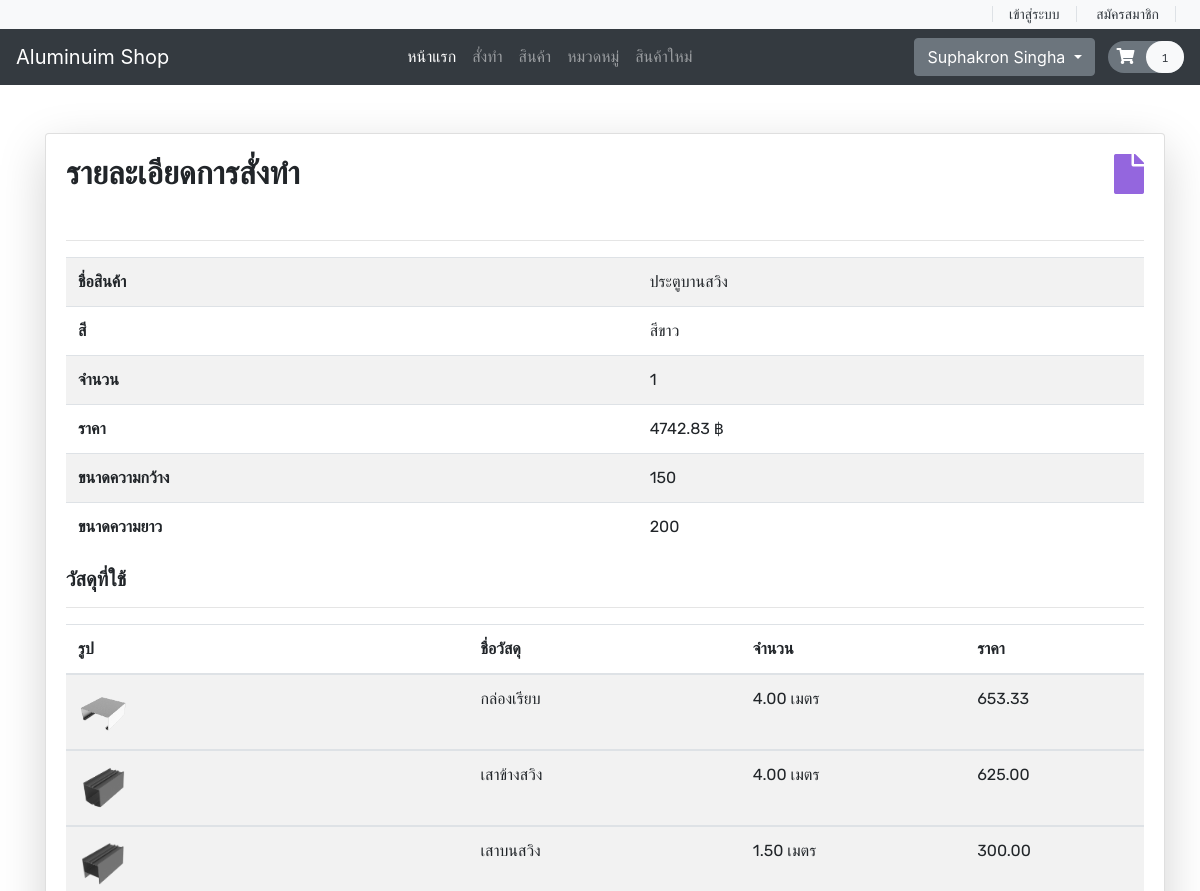
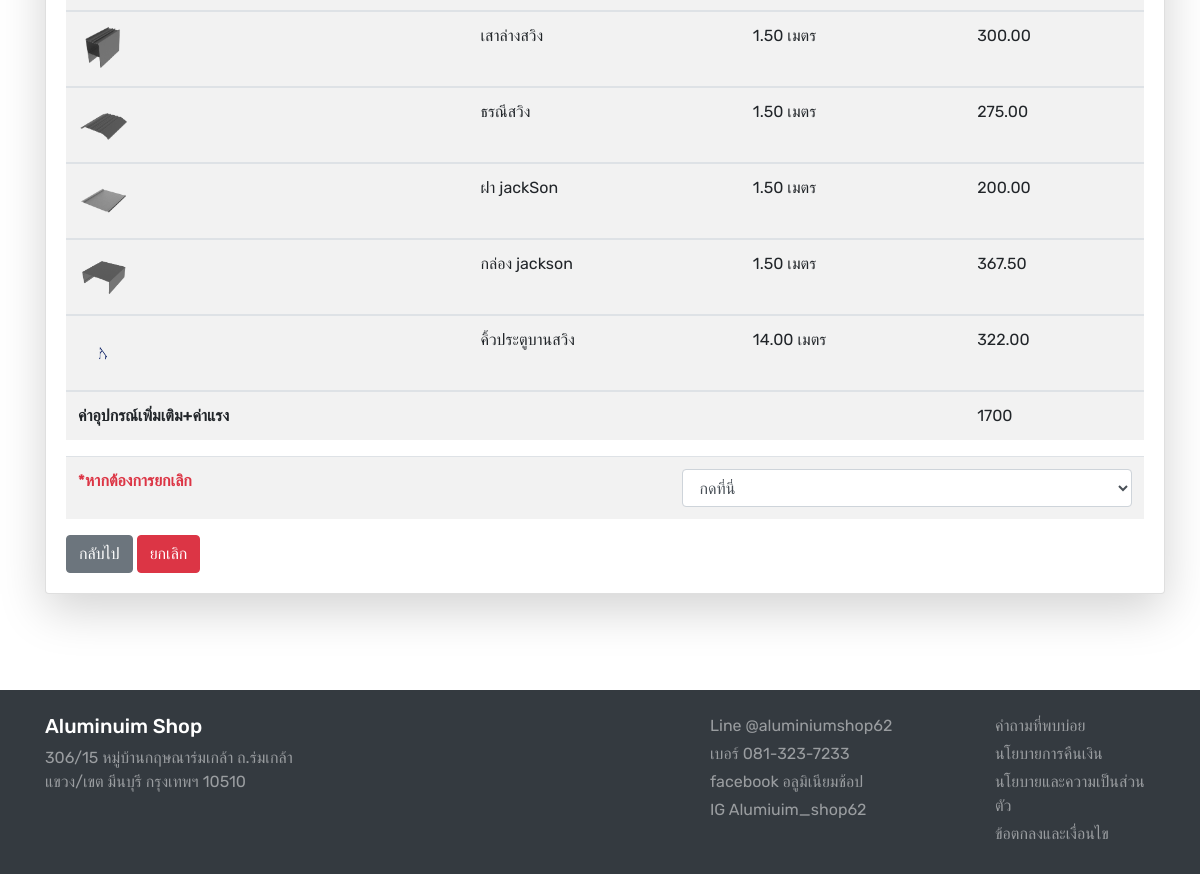
Page /usermadeOrderdetail.php?id=e77871b6-6c3b-462a-a314-e40fc54ec2af (signed in) on the committed database (2 pictures, top to bottom).
### tables this page shows
CREATE TABLE `made_orders` (
  `id` int(11) NOT NULL COMMENT 'รหัส',
  `made_id` varchar(255) NOT NULL COMMENT 'รหัสการสั้งทำ',
  `blue_id` int(11) NOT NULL COMMENT 'บลูปลิ้น',
  `user_id` int(11) NOT NULL COMMENT 'รหัสUser',
  `color` varchar(255) NOT NULL COMMENT 'สี',
  `made_price` double(10,2) NOT NULL COMMENT 'ราคา',
  `datetime` datetime NOT NULL DEFAULT current_timestamp() COMMENT 'เวลา',
  `width` varchar(255) NOT NULL COMMENT 'กว้าง',
  `height` varchar(255) NOT NULL COMMENT 'ยาว',
  `status` varchar(255) NOT NULL COMMENT 'สถานะ',
  `made_qty` int(11) NOT NULL COMMENT 'จำนวน'
);

CREATE TABLE `blueprint` (
  `id` int(11) NOT NULL,
  `blue_id` varchar(255) NOT NULL,
  `name` varchar(255) NOT NULL,
  `picture` varchar(255) NOT NULL,
  `b_status` varchar(255) NOT NULL
);

CREATE TABLE `made_order_details` (
  `id` int(11) NOT NULL,
  `made_id` varchar(255) NOT NULL,
  `blue_id` int(11) NOT NULL,
  `item_id` int(11) NOT NULL,
  `MD_price` double(10,2) NOT NULL,
  `MD_Qty` double(10,2) NOT NULL
);

CREATE TABLE `product` (
  `item_id` int(11) NOT NULL,
  `item_brand` int(11) NOT NULL,
  `item_name` varchar(255) NOT NULL,
  `item_price` double(10,2) NOT NULL,
  `item_image` varchar(255) NOT NULL,
  `item_register` datetime DEFAULT NULL,
  `item_qty` double(10,2) NOT NULL
);

### functions.php (called while the page is built, shortened)
<?php
require ('database/DBController.php');
require ('database/User.php');
$db = new DBController();
$userorder = new User($db);

### database/User.php (called while the page is built, shortened)
<?php
class User
{
    public $db = null;
    public function __construct(DBController $db)
    {
        $this->db = $db;
    }
    public function madeOrderUserhaed($made_id) {
        $result = mysqli_query($this->db->con,
        "SELECT made_orders.made_id, made_orders.blue_id, blueprint.name, made_orders.color, made_orders.made_qty,
        made_orders.made_price, made_orders.width, made_orders.height
        FROM made_orders
        INNER JOIN blueprint ON made_orders.blue_id = blueprint.blue_id
        WHERE made_orders.made_id  = '$made_id'");
        return $result;
    }
    public function madeOrderUserdetails($made_id) {
        $result = mysqli_query($this->db->con,
        "SELECT made_order_details.id, made_order_details.made_id, made_order_details.item_id, product.item_image, product.item_name, made_order_details.MD_price, made_order_details.MD_Qty, made_orders.status FROM made_order_details
        INNER JOIN made_orders ON made_order_details.made_id = made_orders.made_id
        INNER JOIN product ON made_order_details.item_id = product.item_id
        WHERE made_order_details.made_id = '$made_id'");
        return $result;
    }
}

### database/DBController.php (called while the page is built, shortened)
<?php
class DBController
{
    protected $host = 'localhost';
    protected $user = 'root';
    protected $password = '';
    protected $database = "project";
    public function __construct()
    {
        $this->con = mysqli_connect($this->host, $this->user, $this->password, $this->database);
    }
}

### usermadeOrderdetail.php (the view, shortened to what this page needs)
<?php
    if ($_SESSION['user_id'] == "") {
        $_SESSION['error'] = 'กรุณาเข้าสู่ระบบ!';
        header("location: login.php");
    } else {
?>
<?php
include ('header.php');
?>
<br>
<br>
<div class="container">
        <div class="row">
            <div class="col-md-3">
                <div class="card shadow-lg p-30 card-responsive" style="width: 70rem;">
                    <div class="card-body">
                        <div class="font-rubik ">
                            <div class="float-right">
                                <span><i class="fa fa-file" style="color:#9466de; font-size: 2.5em;"></i></span>
                                </div>
                                <h2><strong>รายละเอียดการสั่งทำ</strong></h2>
                                <br>
                                <hr>
                                <table class="table table-striped">
                                    <?php
                                        $made_id = $_GET['id'];
                                        $sql = $userorder->madeOrderUserhaed($made_id);
                                        while($row1 = mysqli_fetch_array($sql)) {
                                        $made_price = $row1['made_price'];
                                    ?>
                                    <tbody>
                                        <tr>
                                            <td><strong>ชื่อสินค้า</strong></td>
                                            <td><?php echo $row1['name']; ?></td>
                                        </tr>
                                        <tr>
                                            <td><strong>สี</strong></td>
                                            <td><?php echo $row1['color']; ?></td>
                                        </tr>
                                        <tr>
                                            <td><strong>จำนวน</strong></td>
                                            <td><?php echo $row1['made_qty']; ?></td>
                                        </tr>
                                        <tr>
                                            <td><strong>ราคา</strong></td>
                                            <td><?php echo $row1['made_price']; ?> ฿</td>
                                        </tr>
                                        <tr>
                                            <td><strong>ขนาดความกว้าง</strong></td>
                                            <td><?php echo $row1['width']; ?></td>
                                        </tr>
                                        <tr>
                                            <td><strong>ขนาดความยาว</strong></td>
                                            <td><?php echo $row1['height']; ?></td>
                                        </tr>
                                    </tbody>
                                    <?php
                                        }
                                    ?>
                                </table>
                                <h5><strong>วัสดุที่ใช้</strong></h5>
                                <table class="table table-striped">
                                    <thead>
                                        <th>รูป</th>
                                        <th>ชื่อวัสดุ</th>
                                        <th>จำนวน</th>
                                        <th>ราคา</th>
                                    </thead>
                                    <?php
                                        $total = 0;
                                        $sql = $userorder->madeOrderUserdetails($made_id);
                                        while($row = mysqli_fetch_array($sql)) {
                                        $total = $total+$row['MD_price'];
                                    ?>
                                    <tbody>
                                        <tr>
                                            <td><img src="<?php echo $row['item_image']; ?>" width="50px" height="50px" alt=" "></td>
                                            <td><?php echo $row['item_name']; ?></td>
                                            <td><?php echo $row['MD_Qty']; ?> เมตร</td>
                                            <td><?php echo $row['MD_price']; ?></td>
                                        </tr>
                                    </tbody>
                                    <?php
                                        $status = $row['status'];
                                        }
                                        $vat = $made_price-$total;
                                    ?>
                                    <tbody>
                                        <tr>
                                            <td><strong>ค่าอุปกรณ์เพิ่มเติม+ค่าแรง</strong></td>
                                            <td></td>
                                            <td></td>
                                            <td><?php echo $vat; ?></td>
                                            <hr>
                                        </tr>
                                    </tbody>
                                </table>
                                <table class="table table-striped">
                                <?php if($status=='in process'){ ?>
                                <?php }else if($status=='success'){ ?>
                                <?php }else if($status=='rejected'){ ?>
                                <?php }else if($status=='finish'){ ?>
                                <?php }else{ ?>
                                <form method="post" action="usermadeorderupdate.php">
                                                <tr>
                                                    <td><strong class='text-danger'>*หากต้องการยกเลิก</strong></td>
                                                    <td>
                                                        <select class="form-control" name="status">
                                                            <option value="" disabled selected>กดที่นี่</option>
                                                        </select>
                                                    </td>
                                                </tr>
                                        <?php } ?>
                                </table>
                                <td>
                                    <a href="usermadeorder.php" class="btn btn-secondary">กลับไป</a>
                                        <?php if($status=='in process'){ ?>
                                        <?php }else if($status=='success'){ ?>
                                    <a href="usermadePDF.php?id=<?php echo $made_id; ?>" class="btn btn-danger">Download PDF</a>
                                        <?php }else if($status=='rejected'){ ?>
                                        <?php }else if($status=='finish'){ ?>
                                        <?php }else if($status=='Acept'){ ?>
                                            <button class="btn btn-danger" type="submit" name="submit">ยกเลิก</button>
                                        <?php }else{ ?>
                                            <button class="btn btn-danger" type="submit" name="submit">ยกเลิก</button>
                                        <?php } ?>
                                </td>
                            </div>
                        </div>
                    </div>
                </div>
            </div>
        </div>
<br>
<br>
<br>
<br>
<?php
include ('footer.php');
?>
<?php
}
?>

### style.css (style rules this page uses)
button, button:focus { outline: none !important; box-shadow: none !important; }
.font-rubik { font-family: "Rubik", cursive; }

### rows in the picture
made_orders: blueprint.name "ประตูบานสวิง", color "สีขาว", made_qty "1", made_price "4742.83", width "150", height "200", made_price "1700"
made_order_details: item.item_image (picture), item.item_name "กล่องเรียบ", MD_Qty "4.00", MD_price "653.33"
made_order_details: item.item_image (picture), item.item_name "เสาข้างสวิง", MD_Qty "4.00", MD_price "625.00"
made_order_details: item.item_image (picture), item.item_name "เสาบนสวิง", MD_Qty "1.50", MD_price "300.00"
made_order_details: item.item_image (picture), item.item_name "เสาล่างสวิง", MD_Qty "1.50", MD_price "300.00"
made_order_details: item.item_image (picture), item.item_name "ธรณีสวิง", MD_Qty "1.50", MD_price "275.00"
made_order_details: item.item_image (picture), item.item_name "ฝา jackSon", MD_Qty "1.50", MD_price "200.00"
made_order_details: item.item_image (picture), item.item_name "กล่อง jackson", MD_Qty "1.50", MD_price "367.50"
made_order_details: item.item_image (picture), item.item_name "คิ้วประตูบานสวิง", MD_Qty "14.00", MD_price "322.00"

### other values in the picture
$_SESSION['fullname'] "Suphakron Singha"
count($product->getData('cart')) "1"
